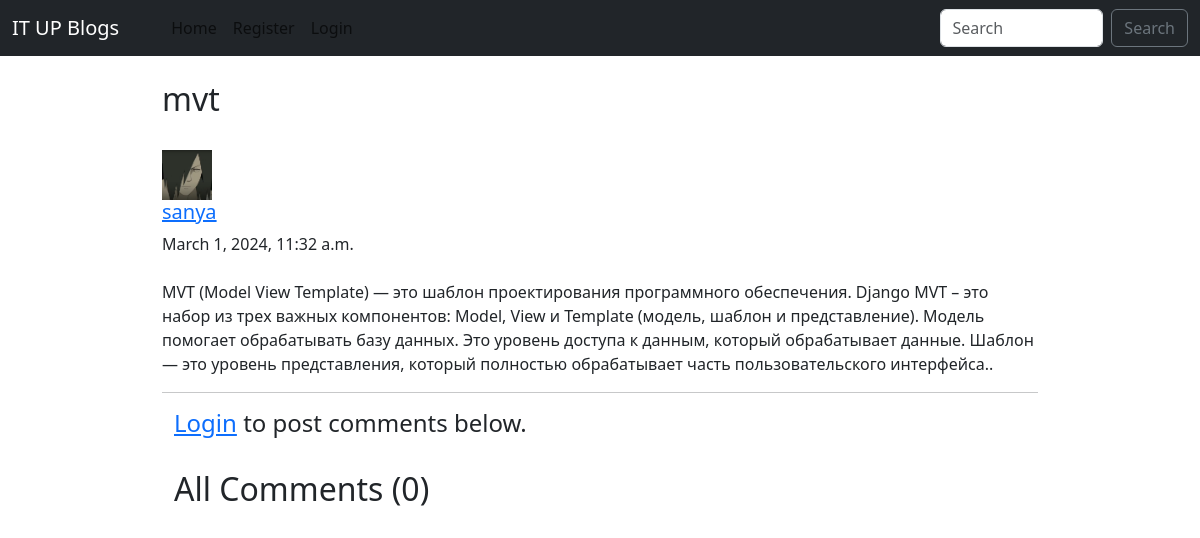
Page /blog/mvt/ on the committed database.
### blog_1/models.py (models this page shows, shortened)
class BlogPost(models.Model):
    title = models.CharField(max_length=255)
    author = models.ForeignKey(User, on_delete=models.CASCADE)
    slug = models.CharField(max_length=130)
    content = models.TextField()
    image = models.ImageField(upload_to="profile_pics", blank=True, null=True)
    dateTime = models.DateTimeField(auto_now_add=True)

class Profile(models.Model):
    user = models.OneToOneField(User, on_delete=models.CASCADE, blank=True, null=True)
    image = models.ImageField(upload_to="profile_pics", blank=True, null=True)
    bio = models.TextField(blank=True, null=True)
    phone_no = models.IntegerField(blank=True, null=True)
    facebook = models.CharField(max_length=300, blank=True, null=True)
    instagram = models.CharField(max_length=300, blank=True, null=True)
    linkedin = models.CharField(max_length=300, blank=True, null=True)

### blog_1/views.py (the view)
# urls.py: path("blog/<str:slug>/", views.blogs_comments, name="blogs_comments"),
def blogs_comments(request, slug):
    post = BlogPost.objects.filter(slug=slug).first()
    comments = Comment.objects.filter(blog=post)
    if request.method == "POST":
        user = request.user
        content = request.POST.get('content', '')
        request.POST.get('blog_id', '')
        comment = Comment(user=user, content=content, blog=post)
        comment.save()
    return render(request, "blog_comments.html", {'post': post, 'comments': comments})

### blog_1/templates/blog_comments.html (shortened to what this page needs)
{% extends 'base.html' %}
{% block body %}
{% load humanize %}
<div class="container w-75 my-4">
    <h2 class="blog-post-title">{{post.title}}</h2>
    <br>
    <div class="media">
        {% if post.author.profile.image %}
        <img class="mr-3 rounder-circle" src="{{post.author.profile.image.url}}" width="50px" height="50px" alt="image">
        {% endif %}
        <div class="media-body">
            <h5 class="mt-0"><a href="/user_profile/{{post.author.id}}/">{{post.author}}
                </a></h5>
            {{post.dateTime}}
        </div>
    </div>
    <br>
    <p>{{post.content}}.</p>
    <hr>
    {% if user.is_authenticated %}
    <div class="container">
        <h2>Add Comments Here</h2>
        <form action="/blog/{{post.slug}}/" method="POST">
            {% csrf_token %}
            <div class="form-floating">
                <textarea class="form-control" placeholder="Leaving a comment here" id="floatingTextarea2" style="height: 100px" name="content"></textarea>
                <label for="floatingTextarea2">Leave a comment here.</label>
                <br>
                <button type="submit" class="btn btn-primary">Comment</button>
            </div>
        </form>
        {% else %}
        <div class="container">
            <h4><a href="/login/">Login</a> to post comments below.</h4>
            {% endif %}
            <br>
            <h2>All Comments ({{comments.count}})</h2>
            <br>
        </div>
    </div>
{% endblock %}

### rows in the picture
BlogPost: title "mvt", author.profile.image (picture), author "sanya", dateTime "March 1, 2024, 11:32 a.m.", content "MVT (Model View Template) — это шаблон проектирования программного обеспечения. Django MVT – это набор из трех важных компонентов: Model, View и Template (модель, шаблон и представление). Модель помогает обрабатывать базу данных. Это уровень доступа к данным, который обрабатывает данные. Шаблон — это уровень представления, который полностью обрабатывает часть пользовательского интерфейса."

### other values in the picture
{{ comments.count }} "0"
